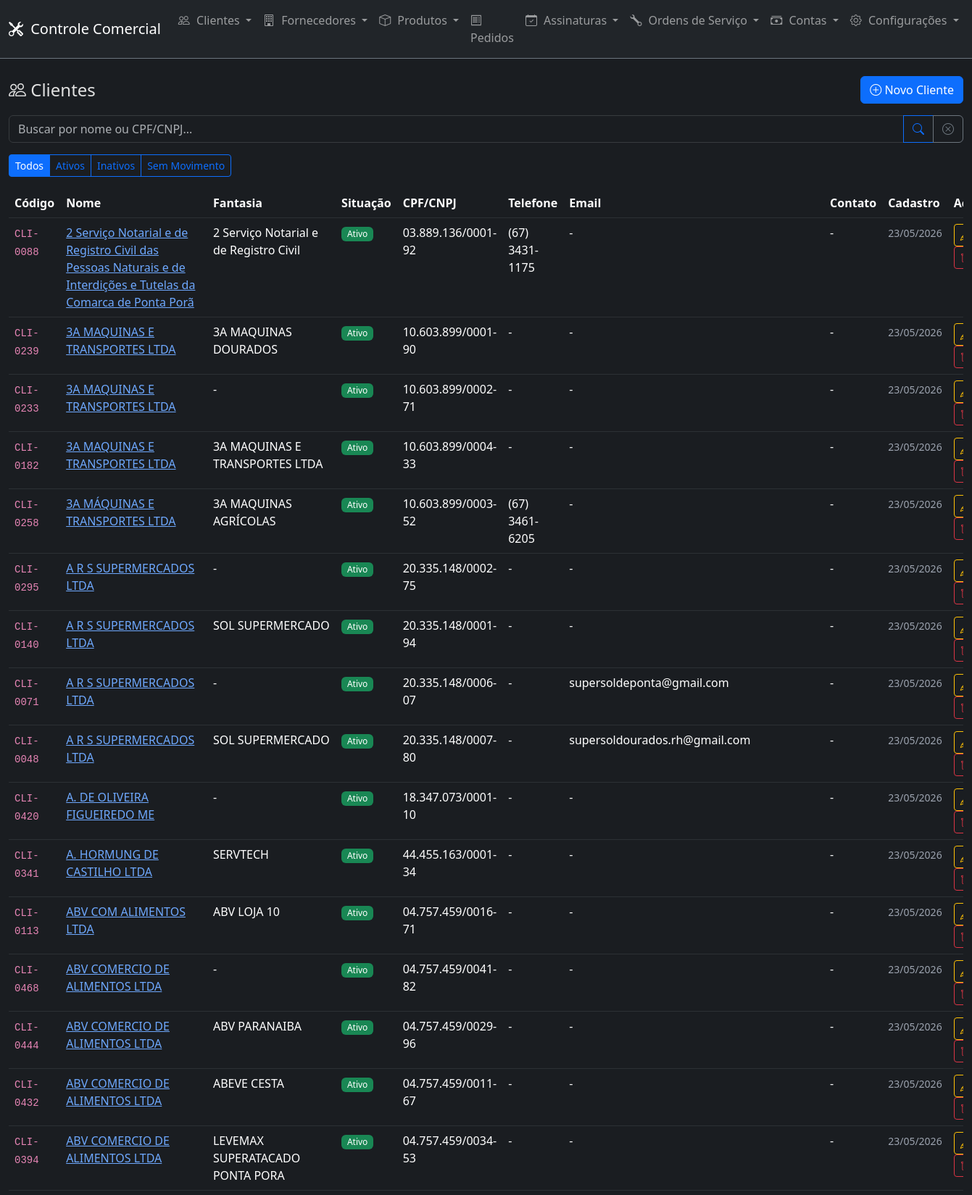
/clientes/ (upper part), run on the app's committed database.
### models.py (models this page shows)
class Cliente(Base):
    __tablename__ = "clientes"
    id = Column(Integer, primary_key=True, index=True)
    codigo = Column(String(20), nullable=True, unique=True)
    bling_id = Column(Integer, nullable=True, unique=True)
    bling_updated_at = Column(DateTime, nullable=True)
    bling_pending_sync = Column(Boolean, default=False)
    nome = Column(String(200), nullable=False)
    cpf_cnpj = Column(String(20), nullable=True)
    tipo_pessoa = Column(String(10), nullable=True)
    email = Column(String(200), nullable=True)
    telefone = Column(String(20), nullable=True)
    celular = Column(String(20), nullable=True)
    endereco = Column(String(300), nullable=True)
    bairro = Column(String(100), nullable=True)
    cidade = Column(String(100), nullable=True)
    estado = Column(String(2), nullable=True)
    cep = Column(String(10), nullable=True)
    contato = Column(String(200), nullable=True)
    fantasia = Column(String(200), nullable=True)
    inscricao_estadual = Column(String(20), nullable=True)
    inscricao_municipal = Column(String(20), nullable=True)
    situacao = Column(String(1), default="A")
    observacao = Column(Text, nullable=True)
    created_at = Column(DateTime, default=datetime.now)
    updated_at = Column(DateTime, default=datetime.now, onupdate=datetime.now)
    contas_receber = relationship("ContaReceber", back_populates="cliente")
    assinaturas = relationship("Assinatura", back_populates="cliente")
    ordens_servico = relationship("OrdemServico", back_populates="cliente")

### routers/clientes.py (the view)
@router.get("/")
def listar_clientes(request: Request, db: Session = Depends(get_db), busca: str = Query(""), situacao: str = Query("")):
    query = db.query(Cliente)
    if busca:
        query = query.filter(
            Cliente.nome.ilike(f"%{busca}%") | Cliente.cpf_cnpj.ilike(f"%{busca}%")
        )
    if situacao:
        query = query.filter(Cliente.situacao == situacao)
    clientes = query.order_by(Cliente.nome).all()
    return request.app.state.templates.TemplateResponse(
        "clientes/listar.html",
        {"request": request, "clientes": clientes, "busca": busca, "filtro_situacao": situacao}
    )

### templates/clientes/listar.html (shortened to what this page needs)
{% extends "base.html" %}
{% block content %}
<div class="d-flex justify-content-between align-items-center mb-3">
    <h4 class="mb-0"><i class="bi bi-people"></i> Clientes</h4>
    <a href="/clientes/novo" class="btn btn-primary"><i class="bi bi-plus-circle"></i> Novo Cliente</a>
</div>
<form class="mb-3">
    <div class="input-group">
        <input type="text" class="form-control" name="busca" placeholder="Buscar por nome ou CPF/CNPJ..." value="{{ busca }}">
        <button class="btn btn-outline-primary" type="submit"><i class="bi bi-search"></i></button>
        <a href="/clientes" class="btn btn-outline-secondary"><i class="bi bi-x-circle"></i></a>
    </div>
</form>
<div class="btn-group mb-3">
    <a href="/clientes{% if busca %}?busca={{ busca }}{% endif %}" class="btn btn-sm {{ 'btn-primary' if not filtro_situacao else 'btn-outline-primary' }}">Todos</a>
    <a href="/clientes?situacao=A{% if busca %}&busca={{ busca }}{% endif %}" class="btn btn-sm {{ 'btn-primary' if filtro_situacao == 'A' else 'btn-outline-primary' }}">Ativos</a>
    <a href="/clientes?situacao=I{% if busca %}&busca={{ busca }}{% endif %}" class="btn btn-sm {{ 'btn-primary' if filtro_situacao == 'I' else 'btn-outline-primary' }}">Inativos</a>
    <a href="/clientes?situacao=S{% if busca %}&busca={{ busca }}{% endif %}" class="btn btn-sm {{ 'btn-primary' if filtro_situacao == 'S' else 'btn-outline-primary' }}">Sem Movimento</a>
</div>
<div class="table-responsive">
    <table class="table table-hover">
        <thead>
            <tr>
                <th>Código</th>
                <th>Nome</th>
                <th>Fantasia</th>
                <th>Situação</th>
                <th>CPF/CNPJ</th>
                <th>Telefone</th>
                <th>Email</th>
                <th>Contato</th>
                <th>Cadastro</th>
                <th style="width:120px">Ações</th>
            </tr>
        </thead>
        <tbody>
            {% for c in clientes %}
            <tr>
                <td><code>{{ c.codigo or '-' }}</code></td>
                <td><a href="/clientes/{{ c.id }}">{{ c.nome }}</a></td>
                <td>{{ c.fantasia or '-' }}</td>
                <td>{% if c.situacao == 'A' %}<span class="badge bg-success">Ativo</span>{% elif c.situacao == 'I' %}<span class="badge bg-danger">Inativo</span>{% elif c.situacao == 'S' %}<span class="badge bg-warning text-dark">Sem Mov.</span>{% else %}<span class="badge bg-secondary">{{ c.situacao }}</span>{% endif %}</td>
                <td>{{ c.cpf_cnpj|format_cpf_cnpj or '-' }}</td>
                <td>{{ c.telefone or c.celular or '-' }}</td>
                <td>{{ c.email or '-' }}</td>
                <td>{{ c.contato or '-' }}</td>
                <td><small class="text-muted">{{ c.created_at.strftime('%d/%m/%Y') if c.created_at else '-' }}</small></td>
                <td>
                    <a href="/clientes/{{ c.id }}/editar" class="btn btn-sm btn-outline-warning" title="Editar"><i class="bi bi-pencil"></i></a>
                    <button class="btn btn-sm btn-outline-danger" onclick="confirmarExclusao('/clientes/{{ c.id }}/excluir', 'Excluir {{ c.nome }}?')" title="Excluir"><i class="bi bi-trash"></i></button>
                </td>
            </tr>
            {% else %}
            <tr><td colspan="10" class="text-center text-muted">Nenhum cliente cadastrado</td></tr>
            {% endfor %}
        </tbody>
    </table>
</div>
{% endblock %}

### static/css/styles.css (style rules this page uses)
body { background-color: #1a1d21; color: #e0e0e0; }
.table { color: #e0e0e0; }
.table > :not(caption) > * > * { background-color: transparent; border-bottom-color: #2c3034; }
.form-control, .form-select { background-color: #1a1d21; border-color: #373b3e; color: #e0e0e0; }
a { color: #6ea8fe; }
.text-muted { color: #9ca3af !important; }
.badge { font-weight: 500; }

### data on the page
Cliente: codigo "CLI-0088", nome "2 Serviço Notarial e de Registro Civil das Pessoas Naturais e de Interdições e Tutelas da Comarca de Ponta Porã", fantasia "2 Serviço Notarial e de Registro Civil", situacao "Ativo", cpf_cnpj "03.889.136/0001-92", telefone "(67) 3431-1175", email "-", contato "-", created_at "23/05/2026"
Cliente: codigo "CLI-0239", nome "3A MAQUINAS E TRANSPORTES LTDA", fantasia "3A MAQUINAS DOURADOS", situacao "Ativo", cpf_cnpj "10.603.899/0001-90", telefone+celular "-", email "-", contato "-", created_at "23/05/2026"
Cliente: codigo "CLI-0233", nome "3A MAQUINAS E TRANSPORTES LTDA", fantasia "-", situacao "Ativo", cpf_cnpj "10.603.899/0002-71", telefone+celular "-", email "-", contato "-", created_at "23/05/2026"
Cliente: codigo "CLI-0182", nome "3A MAQUINAS E TRANSPORTES LTDA", fantasia "3A MAQUINAS E TRANSPORTES LTDA", situacao "Ativo", cpf_cnpj "10.603.899/0004-33", telefone+celular "-", email "-", contato "-", created_at "23/05/2026"
Cliente: codigo "CLI-0258", nome "3A MÁQUINAS E TRANSPORTES LTDA", fantasia "3A MAQUINAS AGRÍCOLAS", situacao "Ativo", cpf_cnpj "10.603.899/0003-52", telefone "(67) 3461-6205", email "-", contato "-", created_at "23/05/2026"
Cliente: codigo "CLI-0295", nome "A R S SUPERMERCADOS LTDA", fantasia "-", situacao "Ativo", cpf_cnpj "20.335.148/0002-75", telefone+celular "-", email "-", contato "-", created_at "23/05/2026"
Cliente: codigo "CLI-0140", nome "A R S SUPERMERCADOS LTDA", fantasia "SOL SUPERMERCADO", situacao "Ativo", cpf_cnpj "20.335.148/0001-94", telefone+celular "-", email "-", contato "-", created_at "23/05/2026"
Cliente: codigo "CLI-0071", nome "A R S SUPERMERCADOS LTDA", fantasia "-", situacao "Ativo", cpf_cnpj "20.335.148/0006-07", telefone+celular "-", email "supersoldeponta@gmail.com", contato "-", created_at "23/05/2026"
Cliente: codigo "CLI-0048", nome "A R S SUPERMERCADOS LTDA", fantasia "SOL SUPERMERCADO", situacao "Ativo", cpf_cnpj "20.335.148/0007-80", telefone+celular "-", email "supersoldourados.rh@gmail.com", contato "-", created_at "23/05/2026"
Cliente: codigo "CLI-0420", nome "A. DE OLIVEIRA FIGUEIREDO ME", fantasia "-", situacao "Ativo", cpf_cnpj "18.347.073/0001-10", telefone+celular "-", email "-", contato "-", created_at "23/05/2026"
Cliente: codigo "CLI-0341", nome "A. HORMUNG DE CASTILHO LTDA", fantasia "SERVTECH", situacao "Ativo", cpf_cnpj "44.455.163/0001-34", telefone+celular "-", email "-", contato "-", created_at "23/05/2026"
Cliente: codigo "CLI-0113", nome "ABV COM ALIMENTOS LTDA", fantasia "ABV LOJA 10", situacao "Ativo", cpf_cnpj "04.757.459/0016-71", telefone+celular "-", email "-", contato "-", created_at "23/05/2026"
Cliente: codigo "CLI-0468", nome "ABV COMERCIO DE ALIMENTOS LTDA", fantasia "-", situacao "Ativo", cpf_cnpj "04.757.459/0041-82", telefone+celular "-", email "-", contato "-", created_at "23/05/2026"
Cliente: codigo "CLI-0444", nome "ABV COMERCIO DE ALIMENTOS LTDA", fantasia "ABV PARANAIBA", situacao "Ativo", cpf_cnpj "04.757.459/0029-96", telefone+celular "-", email "-", contato "-", created_at "23/05/2026"
Cliente: codigo "CLI-0432", nome "ABV COMERCIO DE ALIMENTOS LTDA", fantasia "ABEVE CESTA", situacao "Ativo", cpf_cnpj "04.757.459/0011-67", telefone+celular "-", email "-", contato "-", created_at "23/05/2026"
Cliente: codigo "CLI-0394", nome "ABV COMERCIO DE ALIMENTOS LTDA", fantasia "LEVEMAX SUPERATACADO PONTA PORA", situacao "Ativo", cpf_cnpj "04.757.459/0034-53", telefone+celular "-", email "-", contato "-", created_at "23/05/2026"
